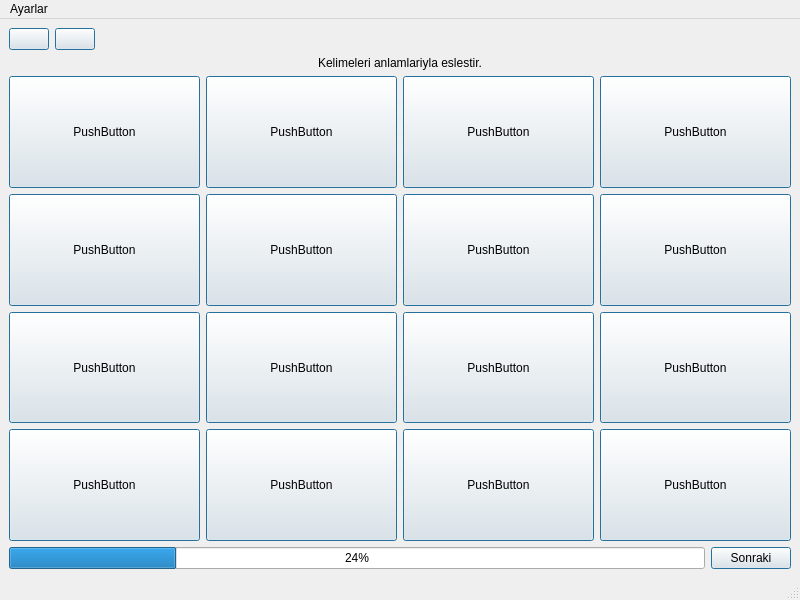
<?xml version="1.0" encoding="UTF-8"?>
<ui version="4.0">
 <class>MainWindow</class>
 <widget class="QMainWindow" name="MainWindow">
  <property name="geometry">
   <rect>
    <x>0</x>
    <y>0</y>
    <width>800</width>
    <height>600</height>
   </rect>
  </property>
  <property name="windowTitle">
   <string>MainWindow</string>
  </property>
  <widget class="QWidget" name="centralwidget">
   <layout class="QVBoxLayout" name="verticalLayout_2">
    <item>
     <layout class="QVBoxLayout" name="verticalLayout">
      <item>
       <layout class="QHBoxLayout" name="horizontalLayout">
        <item>
         <widget class="QPushButton" name="pushButton_geri">
          <property name="text">
           <string/>
          </property>
          <property name="icon">
           <iconset>
            <normaloff>geri.png</normaloff>geri.png</iconset>
          </property>
          <property name="default">
           <bool>true</bool>
          </property>
         </widget>
        </item>
        <item>
         <widget class="QPushButton" name="pushButton_anasayfa">
          <property name="text">
           <string/>
          </property>
          <property name="icon">
           <iconset>
            <normaloff>main.png</normaloff>main.png</iconset>
          </property>
          <property name="default">
           <bool>true</bool>
          </property>
         </widget>
        </item>
        <item>
         <spacer name="horizontalSpacer_2">
          <property name="orientation">
           <enum>Qt::Orientation::Horizontal</enum>
          </property>
          <property name="sizeHint" stdset="0">
           <size>
            <width>40</width>
            <height>20</height>
           </size>
          </property>
         </spacer>
        </item>
       </layout>
      </item>
      <item>
       <widget class="QLabel" name="label">
        <property name="text">
         <string>Kelimeleri anlamlariyla eslestir.</string>
        </property>
        <property name="alignment">
         <set>Qt::AlignmentFlag::AlignCenter</set>
        </property>
       </widget>
      </item>
     </layout>
    </item>
    <item>
     <layout class="QGridLayout" name="gridLayout">
      <item row="0" column="1">
       <widget class="QPushButton" name="pushButton_5">
        <property name="sizePolicy">
         <sizepolicy hsizetype="Minimum" vsizetype="Ignored">
          <horstretch>0</horstretch>
          <verstretch>30</verstretch>
         </sizepolicy>
        </property>
        <property name="text">
         <string>PushButton</string>
        </property>
        <property name="default">
         <bool>true</bool>
        </property>
       </widget>
      </item>
      <item row="1" column="0">
       <widget class="QPushButton" name="pushButton_2">
        <property name="sizePolicy">
         <sizepolicy hsizetype="Minimum" vsizetype="Ignored">
          <horstretch>0</horstretch>
          <verstretch>30</verstretch>
         </sizepolicy>
        </property>
        <property name="text">
         <string>PushButton</string>
        </property>
        <property name="default">
         <bool>true</bool>
        </property>
       </widget>
      </item>
      <item row="1" column="1">
       <widget class="QPushButton" name="pushButton_6">
        <property name="sizePolicy">
         <sizepolicy hsizetype="Minimum" vsizetype="Ignored">
          <horstretch>0</horstretch>
          <verstretch>30</verstretch>
         </sizepolicy>
        </property>
        <property name="text">
         <string>PushButton</string>
        </property>
        <property name="default">
         <bool>true</bool>
        </property>
       </widget>
      </item>
      <item row="0" column="0">
       <widget class="QPushButton" name="pushButton_1">
        <property name="sizePolicy">
         <sizepolicy hsizetype="Minimum" vsizetype="Ignored">
          <horstretch>0</horstretch>
          <verstretch>30</verstretch>
         </sizepolicy>
        </property>
        <property name="text">
         <string>PushButton</string>
        </property>
        <property name="default">
         <bool>true</bool>
        </property>
       </widget>
      </item>
      <item row="3" column="0">
       <widget class="QPushButton" name="pushButton_4">
        <property name="sizePolicy">
         <sizepolicy hsizetype="Minimum" vsizetype="Ignored">
          <horstretch>0</horstretch>
          <verstretch>30</verstretch>
         </sizepolicy>
        </property>
        <property name="text">
         <string>PushButton</string>
        </property>
        <property name="default">
         <bool>true</bool>
        </property>
       </widget>
      </item>
      <item row="0" column="2">
       <widget class="QPushButton" name="pushButton_7">
        <property name="sizePolicy">
         <sizepolicy hsizetype="Minimum" vsizetype="Ignored">
          <horstretch>0</horstretch>
          <verstretch>30</verstretch>
         </sizepolicy>
        </property>
        <property name="text">
         <string>PushButton</string>
        </property>
        <property name="default">
         <bool>true</bool>
        </property>
       </widget>
      </item>
      <item row="2" column="0">
       <widget class="QPushButton" name="pushButton_3">
        <property name="sizePolicy">
         <sizepolicy hsizetype="Minimum" vsizetype="Ignored">
          <horstretch>0</horstretch>
          <verstretch>30</verstretch>
         </sizepolicy>
        </property>
        <property name="text">
         <string>PushButton</string>
        </property>
        <property name="default">
         <bool>true</bool>
        </property>
       </widget>
      </item>
      <item row="0" column="3">
       <widget class="QPushButton" name="pushButton_8">
        <property name="sizePolicy">
         <sizepolicy hsizetype="Minimum" vsizetype="Ignored">
          <horstretch>0</horstretch>
          <verstretch>30</verstretch>
         </sizepolicy>
        </property>
        <property name="text">
         <string>PushButton</string>
        </property>
        <property name="default">
         <bool>true</bool>
        </property>
       </widget>
      </item>
      <item row="1" column="2">
       <widget class="QPushButton" name="pushButton_9">
        <property name="sizePolicy">
         <sizepolicy hsizetype="Minimum" vsizetype="Ignored">
          <horstretch>0</horstretch>
          <verstretch>30</verstretch>
         </sizepolicy>
        </property>
        <property name="text">
         <string>PushButton</string>
        </property>
        <property name="default">
         <bool>true</bool>
        </property>
       </widget>
      </item>
      <item row="1" column="3">
       <widget class="QPushButton" name="pushButton_10">
        <property name="sizePolicy">
         <sizepolicy hsizetype="Minimum" vsizetype="Ignored">
          <horstretch>0</horstretch>
          <verstretch>30</verstretch>
         </sizepolicy>
        </property>
        <property name="text">
         <string>PushButton</string>
        </property>
        <property name="default">
         <bool>true</bool>
        </property>
       </widget>
      </item>
      <item row="2" column="1">
       <widget class="QPushButton" name="pushButton_11">
        <property name="sizePolicy">
         <sizepolicy hsizetype="Minimum" vsizetype="Ignored">
          <horstretch>0</horstretch>
          <verstretch>30</verstretch>
         </sizepolicy>
        </property>
        <property name="text">
         <string>PushButton</string>
        </property>
        <property name="default">
         <bool>true</bool>
        </property>
       </widget>
      </item>
      <item row="2" column="2">
       <widget class="QPushButton" name="pushButton_12">
        <property name="sizePolicy">
         <sizepolicy hsizetype="Minimum" vsizetype="Ignored">
          <horstretch>0</horstretch>
          <verstretch>30</verstretch>
         </sizepolicy>
        </property>
        <property name="text">
         <string>PushButton</string>
        </property>
        <property name="default">
         <bool>true</bool>
        </property>
       </widget>
      </item>
      <item row="2" column="3">
       <widget class="QPushButton" name="pushButton_13">
        <property name="sizePolicy">
         <sizepolicy hsizetype="Minimum" vsizetype="Ignored">
          <horstretch>0</horstretch>
          <verstretch>30</verstretch>
         </sizepolicy>
        </property>
        <property name="text">
         <string>PushButton</string>
        </property>
        <property name="default">
         <bool>true</bool>
        </property>
       </widget>
      </item>
      <item row="3" column="1">
       <widget class="QPushButton" name="pushButton_14">
        <property name="sizePolicy">
         <sizepolicy hsizetype="Minimum" vsizetype="Ignored">
          <horstretch>0</horstretch>
          <verstretch>30</verstretch>
         </sizepolicy>
        </property>
        <property name="text">
         <string>PushButton</string>
        </property>
        <property name="default">
         <bool>true</bool>
        </property>
       </widget>
      </item>
      <item row="3" column="2">
       <widget class="QPushButton" name="pushButton_15">
        <property name="sizePolicy">
         <sizepolicy hsizetype="Minimum" vsizetype="Ignored">
          <horstretch>0</horstretch>
          <verstretch>30</verstretch>
         </sizepolicy>
        </property>
        <property name="text">
         <string>PushButton</string>
        </property>
        <property name="default">
         <bool>true</bool>
        </property>
       </widget>
      </item>
      <item row="3" column="3">
       <widget class="QPushButton" name="pushButton_16">
        <property name="sizePolicy">
         <sizepolicy hsizetype="Minimum" vsizetype="Ignored">
          <horstretch>0</horstretch>
          <verstretch>30</verstretch>
         </sizepolicy>
        </property>
        <property name="text">
         <string>PushButton</string>
        </property>
        <property name="default">
         <bool>true</bool>
        </property>
       </widget>
      </item>
     </layout>
    </item>
    <item>
     <layout class="QHBoxLayout" name="horizontalLayout_2">
      <item>
       <widget class="QProgressBar" name="progressBar">
        <property name="value">
         <number>24</number>
        </property>
       </widget>
      </item>
      <item>
       <widget class="QPushButton" name="pushButton_sonraki">
        <property name="text">
         <string>Sonraki</string>
        </property>
        <property name="default">
         <bool>true</bool>
        </property>
       </widget>
      </item>
     </layout>
    </item>
   </layout>
  </widget>
  <widget class="QMenuBar" name="menubar">
   <property name="geometry">
    <rect>
     <x>0</x>
     <y>0</y>
     <width>800</width>
     <height>37</height>
    </rect>
   </property>
   <widget class="QMenu" name="menua">
    <property name="title">
     <string>Ayarlar</string>
    </property>
    <widget class="QMenu" name="menuDarkmode">
     <property name="title">
      <string>Tema</string>
     </property>
     <addaction name="actionWhite"/>
     <addaction name="actionDark"/>
    </widget>
    <addaction name="menuDarkmode"/>
   </widget>
   <addaction name="menua"/>
  </widget>
  <widget class="QStatusBar" name="statusbar"/>
  <action name="actionWhite">
   <property name="text">
    <string>White</string>
   </property>
  </action>
  <action name="actionDark">
   <property name="text">
    <string>Dark</string>
   </property>
  </action>
 </widget>
 <resources/>
 <connections/>
</ui>
